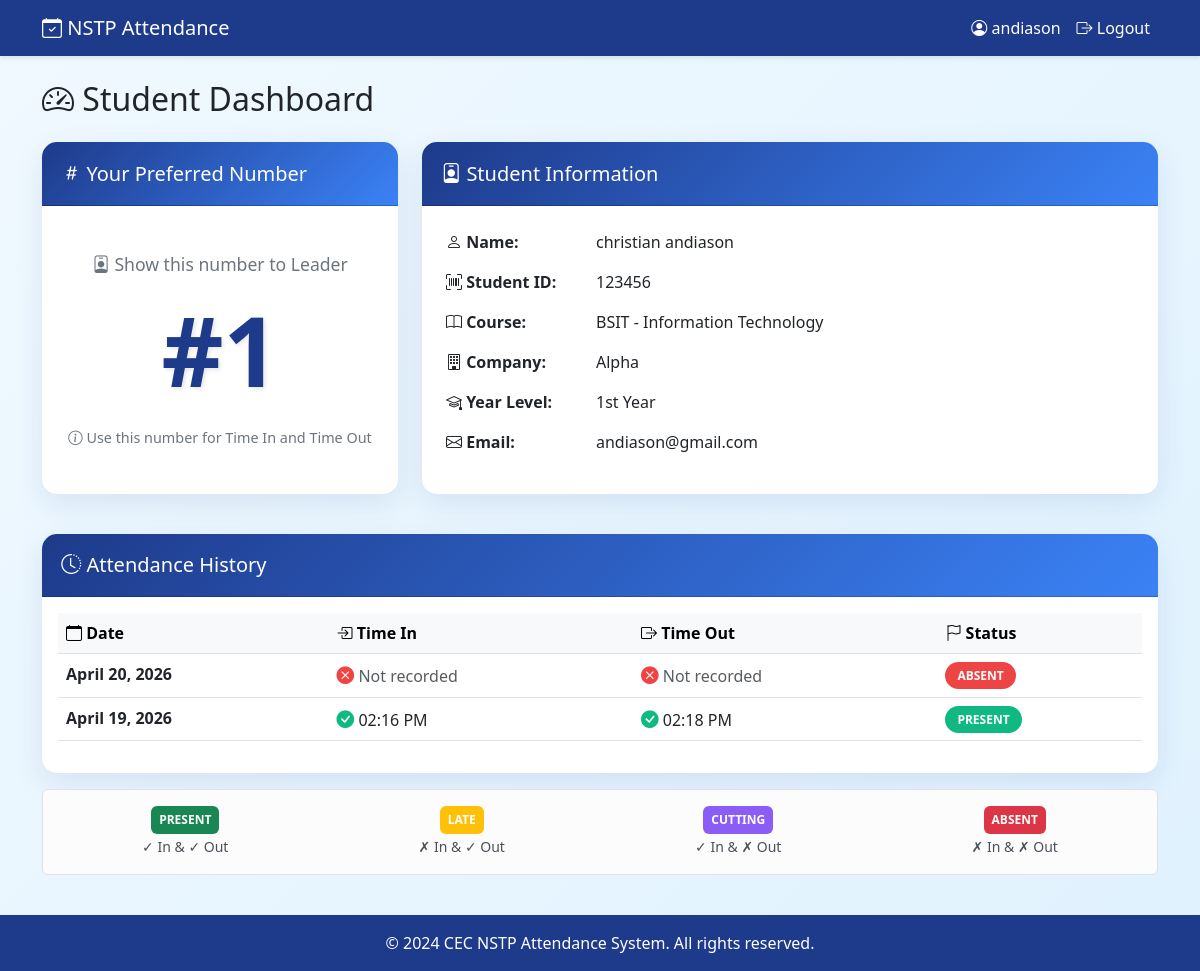
Screenshot of /student/dashboard/ (signed in) with the database file from the repository.
### accounts/models.py (models this page shows, shortened)
class User(AbstractUser):
    USER_TYPES = (
        ('student', 'Student'),
        ('instructor', 'Instructor'),
        ('admin_staff', 'Admin Staff'),
    )
    user_type = models.CharField(max_length=20, choices=USER_TYPES, default='student')
    email = models.EmailField(unique=True)

class StudentProfile(models.Model):
    COURSES = [
        ('BSIT', 'BSIT - Information Technology'),
        ('BSED', 'BSED - Education'),
        ('BSHM', 'BSHM - Hospitality Management'),
        ('BSCRIM', 'BSCRIM - Criminology'),
        ('BSTM', 'BSTM - Tourism Management'),
    ]
    YEAR_LEVELS = [
        ('1', '1st Year'),
        ('2', '2nd Year'),
        ('3', '3rd Year'),
        ('4', '4th Year'),
    ]
    COMPANIES = [
        ('ALPHA', 'Alpha'),
        ('BRAVO', 'Bravo'),
        ('CHARLIE', 'Charlie'),
        ('DELTA', 'Delta'),
        ('ECHO', 'Echo'),
        ('FOXTROT', 'Foxtrot'),
        ('GOLF', 'Golf'),
        ('HOTEL', 'Hotel'),
    ]
    user = models.OneToOneField(User, on_delete=models.CASCADE, related_name='student_profile')
    student_id = models.CharField(max_length=20, unique=True)
    first_name = models.CharField(max_length=100)
    last_name = models.CharField(max_length=100)
    course = models.CharField(max_length=20, choices=COURSES)
    year_level = models.CharField(max_length=2, choices=YEAR_LEVELS, default='1')
    company = models.CharField(max_length=20, choices=COMPANIES)
    preferred_number = models.IntegerField(unique=True, null=True, blank=True)
    created_at = models.DateTimeField(auto_now_add=True)

### attendance/models.py (models this page shows, shortened)
class AttendanceRecord(models.Model):
    STATUS_CHOICES = [
        ('present', 'Present'),
        ('absent', 'Absent'),
        ('late', 'Late'),
        ('cutting', 'Cutting'),
    ]
    student = models.ForeignKey(StudentProfile, on_delete=models.CASCADE, related_name='attendances')
    date = models.DateField()
    time_in = models.DateTimeField(null=True, blank=True)
    time_out = models.DateTimeField(null=True, blank=True)
    status = models.CharField(max_length=20, choices=STATUS_CHOICES, default='absent')
    recorded_by = models.ForeignKey(User, on_delete=models.SET_NULL, null=True, related_name='recorded_attendances')
    notes = models.TextField(blank=True, null=True)
    class Meta:
        unique_together = ['student', 'date']
        ordering = ['-date', '-time_in']

### accounts/decorators.py (the view)
    def _wrapped_view(request, *args, **kwargs):
        if not request.user.is_authenticated:
            return redirect('login')
        if request.user.user_type != 'student':
            raise PermissionDenied
        return view_func(request, *args, **kwargs)

### accounts/views.py (called while the page is built)
@login_required
@student_required
def student_dashboard(request):
    try:
        student_profile = request.user.student_profile
        attendance_history = AttendanceRecord.objects.filter(student=student_profile).order_by('-date')
        context = {
            'student': student_profile,
            'attendance_history': attendance_history,
        }
        return render(request, 'student/dashboard.html', context)
    except Exception as e:
        messages.error(request, f'Error loading dashboard: {str(e)}')
        return redirect('login')

### templates/student/dashboard.html (shortened to what this page needs)
{% extends 'base.html' %}
{% block content %}
<div class="fade-in-up">
    <h2 class="mb-4"><i class="bi bi-speedometer2"></i> Student Dashboard</h2>
    <div class="row">
        <div class="col-md-4 mb-4">
            <div class="card h-100">
                <div class="card-header bg-primary text-white">
                    <h5 class="mb-0"><i class="bi bi-hash"></i> Your Preferred Number</h5>
                </div>
                <div class="card-body text-center d-flex flex-column justify-content-center">
                    <div class="preferred-number-label">
                        <i class="bi bi-person-badge"></i> Show this number to Leader
                    </div>
                    <div class="display-number">
                        #{{ student.preferred_number }}
                    </div>
                    <div class="number-hint">
                        <i class="bi bi-info-circle"></i> Use this number for Time In and Time Out
                    </div>
                </div>
            </div>
        </div>
        <div class="col-md-8 mb-4">
            <div class="card h-100">
                <div class="card-header bg-primary text-white">
                    <h5 class="mb-0"><i class="bi bi-person-badge"></i> Student Information</h5>
                </div>
                <div class="card-body">
                    <table class="table table-borderless">
                        <tr>
                            <td width="150"><strong><i class="bi bi-person"></i> Name:</strong></td>
                            <td>{{ student.first_name }} {{ student.last_name }}</td>
                        </tr>
                        <tr>
                            <td><strong><i class="bi bi-upc-scan"></i> Student ID:</strong></td>
                            <td>{{ student.student_id }}</td>
                        </tr>
                        <tr>
                            <td><strong><i class="bi bi-book"></i> Course:</strong></td>
                            <td>{{ student.get_course_display }}</td>
                        </tr>
                        <tr>
                            <td><strong><i class="bi bi-building"></i> Company:</strong></td>
                            <td>{{ student.get_company_display }}</td>
                        </tr>
                        <tr>
                            <td><strong><i class="bi bi-mortarboard"></i> Year Level:</strong></td>
                            <td>{{ student.get_year_level_display }}</td>
                        </tr>
                        <tr>
                            <td><strong><i class="bi bi-envelope"></i> Email:</strong></td>
                            <td>{{ student.user.email }}</td>
                        </tr>
                    </table>
                </div>
            </div>
        </div>
    </div>
    <div class="card mt-3">
        <div class="card-header bg-primary text-white">
            <h5 class="mb-0"><i class="bi bi-clock-history"></i> Attendance History</h5>
        </div>
        <div class="card-body">
            {% if attendance_history %}
            <div class="table-responsive">
                <table class="table table-hover">
                    <thead class="table-light">
                        <tr>
                            <th><i class="bi bi-calendar"></i> Date</th>
                            <th><i class="bi bi-box-arrow-in-right"></i> Time In</th>
                            <th><i class="bi bi-box-arrow-right"></i> Time Out</th>
                            <th><i class="bi bi-flag"></i> Status</th>
                        </tr>
                    </thead>
                    <tbody>
                        {% for attendance in attendance_history %}
                        <tr>
                            <td><strong>{{ attendance.date|date:"F d, Y" }}</strong></td>
                            <td>
                                {% if attendance.time_in %}
                                    <i class="bi bi-check-circle-fill icon-check"></i>
                                    {{ attendance.time_in|time:"h:i A" }}
                                {% else %}
                                    <i class="bi bi-x-circle-fill icon-wrong"></i>
                                    <span class="text-muted">Not recorded</span>
                                {% endif %}
                            </td>
                            <td>
                                {% if attendance.time_out %}
                                    <i class="bi bi-check-circle-fill icon-check"></i>
                                    {{ attendance.time_out|time:"h:i A" }}
                                {% else %}
                                    <i class="bi bi-x-circle-fill icon-wrong"></i>
                                    <span class="text-muted">Not recorded</span>
                                {% endif %}
                            </td>
                            <td>
                                <span class="status-badge status-{{ attendance.status }}">
                                    {{ attendance.status|upper }}
                                </span>
                            </td>
                        </tr>
                        {% endfor %}
                    </tbody>
                </table>
            </div>
            {% else %}
            <div class="alert alert-info text-center py-4">
                <i class="bi bi-info-circle fs-1"></i>
                <p class="mt-3 mb-0">No attendance records found.</p>
                <small>Your attendance will appear here after Task Force records your time.</small>
            </div>
            {% endif %}
        </div>
    </div>
    <div class="alert alert-light border mt-3">
        <div class="row text-center">
            <div class="col-md-3">
                <span class="badge bg-success p-2">PRESENT</span>
                <br><small>✓ In & ✓ Out</small>
            </div>
            <div class="col-md-3">
                <span class="badge bg-warning p-2">LATE</span>
                <br><small>✗ In & ✓ Out</small>
            </div>
            <div class="col-md-3">
                <span class="badge bg-purple p-2" style="background: #8b5cf6;">CUTTING</span>
                <br><small>✓ In & ✗ Out</small>
            </div>
            <div class="col-md-3">
                <span class="badge bg-danger p-2">ABSENT</span>
                <br><small>✗ In & ✗ Out</small>
            </div>
        </div>
    </div>
</div>
{% endblock %}

### templates/base.html (shortened to what this page needs)
<!DOCTYPE html>
<html lang="en">
<head>
    <link href="https://cdn.jsdelivr.net/npm/bootstrap@5.3.0/dist/css/bootstrap.min.css" rel="stylesheet">
    <link rel="stylesheet" href="https://cdn.jsdelivr.net/npm/bootstrap-icons@1.11.1/font/bootstrap-icons.css">
</head>
<body>
    <nav class="navbar navbar-expand-lg navbar-dark">
        <div class="container">
            <a class="navbar-brand" href="{% url 'dashboard_redirect' %}">
                <i class="bi bi-calendar-check"></i> NSTP Attendance
            </a>
            {% if user.is_authenticated %}
            <div class="collapse navbar-collapse" id="navbarNav">
                <ul class="navbar-nav ms-auto">
                    <li class="nav-item">
                        <span class="nav-link">
                            <i class="bi bi-person-circle"></i> {{ user.username }}
                        </span>
                    </li>
                    <li class="nav-item">
                        <a class="nav-link" href="{% url 'logout' %}">
                            <i class="bi bi-box-arrow-right"></i> Logout
                        </a>
                    </li>
                </ul>
            </div>
            {% endif %}
        </div>
    </nav>
    <div class="content-wrapper">
        <main class="py-4">
            <div class="container">
                {% block content %}{% endblock %}
            </div>
        </main>
    </div>
    <footer class="footer">
        <div class="container text-center">
            <p class="mb-0">&copy; 2024 CEC NSTP Attendance System. All rights reserved.</p>
        </div>
    </footer>
</body>
</html>

### templates/base.html (style rules this page uses)
:root { --primary-blue: #1e3a8a; --light-blue: #3b82f6; --white: #ffffff; }
html, body { height: 100%; margin: 0; padding: 0; }
body { font-family: 'Segoe UI', Tahoma, Geneva, Verdana, sans-serif; background: linear-gradient(135deg, #f0f9ff 0%, #e0f2fe 100%); display: flex; flex-direction: column; min-height: 100vh; }
.content-wrapper { flex: 1 0 auto; }
.navbar { background: var(--primary-blue); box-shadow: 0 2px 4px rgba(0,0,0,0.1); }
.navbar-brand, .nav-link { color: var(--white) !important; }
.card { border: none; border-radius: 15px; box-shadow: 0 10px 30px rgba(30, 58, 138, 0.1); background: var(--white); }
.card-header { background: linear-gradient(135deg, var(--primary-blue), var(--light-blue)); color: var(--white); border-radius: 15px 15px 0 0 !important; padding: 1.2rem; }
.status-badge { padding: 0.5rem 1rem; border-radius: 20px; font-weight: 600; font-size: 0.875rem; }
.status-present { background: #10b981; color: white; }
.status-absent { background: #ef4444; color: white; }
.icon-check { color: #10b981; }
.icon-wrong { color: #ef4444; }
.footer { background: var(--primary-blue); color: var(--white); padding: 1rem 0; margin-top: auto; flex-shrink: 0; width: 100%; }
.fade-in-up { animation: fadeInUp 0.6s ease-out; }

### templates/student/dashboard.html (style rules this page uses)
.display-number { font-size: 6rem; font-weight: bold; color: var(--primary-blue); text-shadow: 2px 2px 4px rgba(0,0,0,0.1); line-height: 1.2; margin: 10px 0; }
.preferred-number-label { font-size: 1.1rem; color: #6c757d; margin-bottom: 5px; }
.number-hint { font-size: 0.9rem; color: #6c757d; margin-top: 10px; }
.status-badge { padding: 5px 12px; border-radius: 20px; font-weight: 600; font-size: 0.75rem; text-transform: uppercase; }
.status-present { background: #10b981; color: white; }
.status-absent { background: #ef4444; color: white; }
.icon-check { color: #10b981; font-size: 1.1rem; }
.icon-wrong { color: #ef4444; font-size: 1.1rem; }

### rows the page displays
User: username "andiason"
StudentProfile: preferred_number "1", first_name "christian", last_name "andiason", student_id "123456", course "BSIT - Information Technology", company "Alpha", year_level "1st Year", user.email "andiason@gmail.com"
AttendanceRecord: date "April 20, 2026", shows "Not recorded", status "ABSENT"
AttendanceRecord: date "April 19, 2026", time_in "02:16 PM", time_out "02:18 PM", status "PRESENT"
